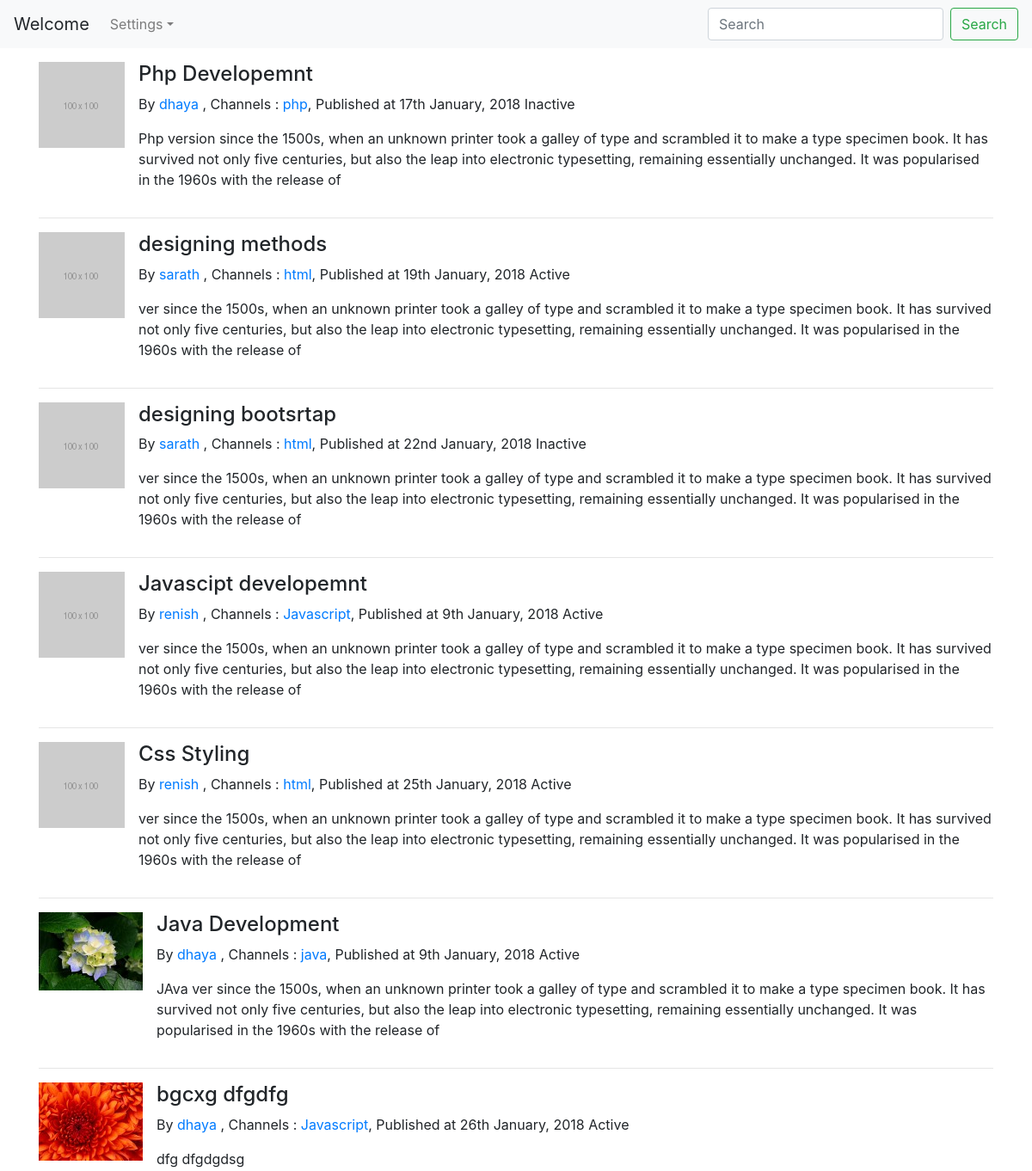
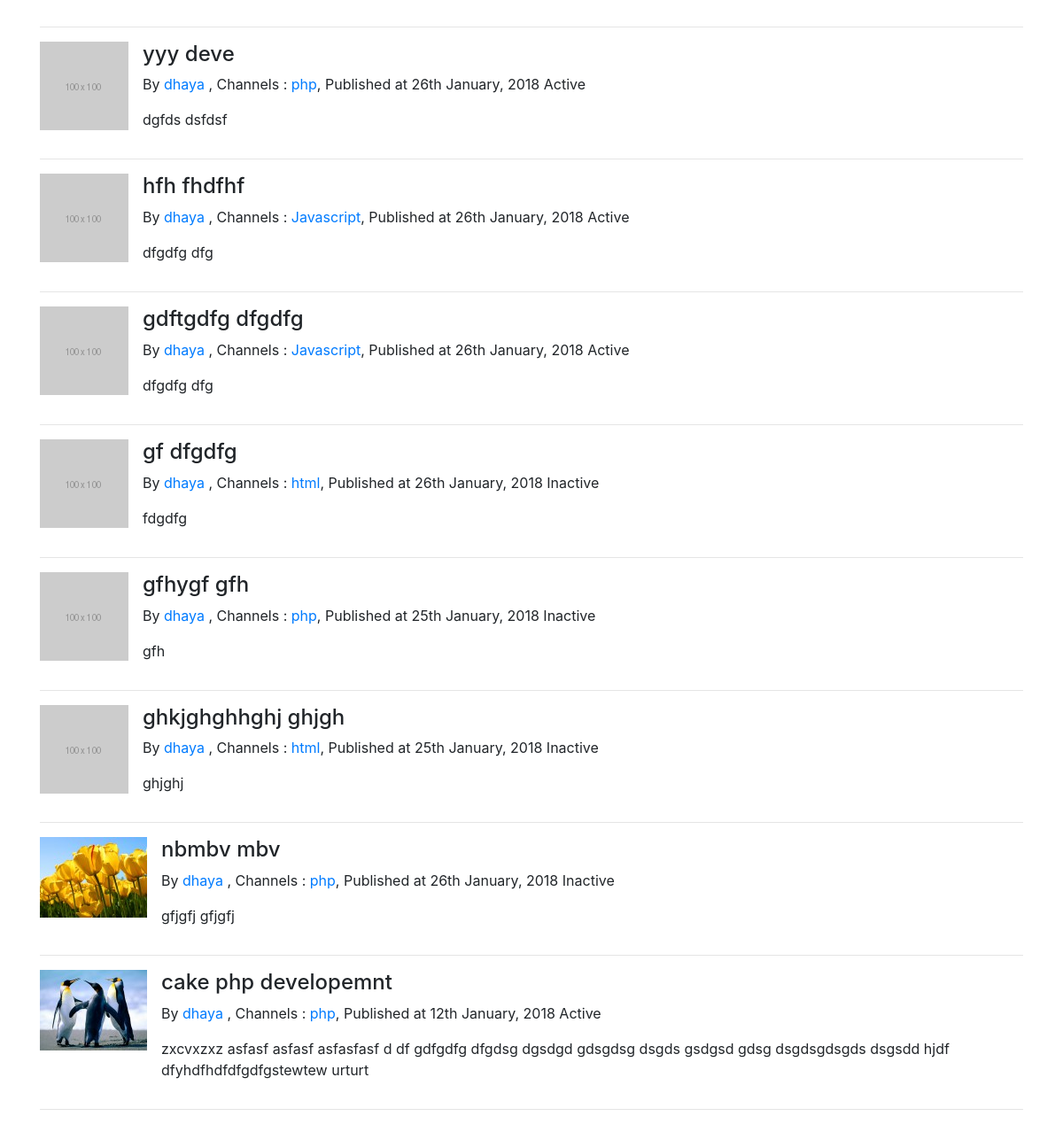
Screenshot of /index.php/admin with the database file from the repository (2 pictures, top to bottom).
### tables this page shows
CREATE TABLE `posts` (
  `id` int(11) NOT NULL,
  `title` text NOT NULL,
  `description` text NOT NULL,
  `channelid` int(11) NOT NULL,
  `userid` int(11) NOT NULL,
  `slug` text NOT NULL,
  `publishdate` datetime NOT NULL,
  `tags` text NOT NULL,
  `image` text NOT NULL,
  `status` tinyint(4) NOT NULL COMMENT '1 as active, 0 as inactive',
  `created_at` timestamp NOT NULL DEFAULT CURRENT_TIMESTAMP ON UPDATE CURRENT_TIMESTAMP
);

CREATE TABLE `users` (
  `id` int(11) NOT NULL,
  `name` varchar(60) NOT NULL,
  `email` text NOT NULL,
  `phone` text NOT NULL,
  `password` text NOT NULL,
  `usertype` smallint(6) NOT NULL COMMENT '1 as admin, 2 as user',
  `created_at` timestamp NOT NULL DEFAULT CURRENT_TIMESTAMP ON UPDATE CURRENT_TIMESTAMP
);

CREATE TABLE `channel` (
  `id` int(11) NOT NULL,
  `name` varchar(60) NOT NULL,
  `description` text NOT NULL,
  `status` tinyint(4) NOT NULL COMMENT '1 as active, 0 as inactive',
  `created_at` timestamp NOT NULL DEFAULT CURRENT_TIMESTAMP ON UPDATE CURRENT_TIMESTAMP
);

### application/views/admin/page.php (called while the page is built, shortened)
<?php
$this->load->view('layouts/header');
$this->load->view($page);
?>

### application/controllers/Admin.php (called while the page is built, shortened)
<?php
class Admin extends CI_Controller {
    public function index()
    {
        $data['posts'] = $this->admin_model->get_all_item('posts');
        $data["channel"] =array();
        if($data['posts']){
            foreach($data["posts"] as $val){
                $data["channel"][] = $this->users->get_one_item('channel','id',$val->channelid);
                $data["users"][] = $this->post->get_one_item('users','id',$val->userid);
            }
        }
        $data['page'] = 'posts/index';
        $this->load->view('admin/page', $data);
    }
}

### index.php (called while the page is built, shortened)
<?php
require_once BASEPATH.'core/CodeIgniter.php';

### application/models/Common.php (called while the page is built, shortened)
<?php
class Common extends CI_Model
{
    public function get_all_item($table)
    {
        $query = $this->db->get($table);
        $res=$query->result();
        return $res;
    }
    public function get_one_item($table,$field,$value)
    {
        return $this->db->get_where($table, array($field=>$value))->row();
    }
}

### application/views/posts/index.php (the view, shortened to what this page needs)
<div class="row">
      <div class="col postlist">
            <?php
            foreach ($posts as $key=>$post) {
            $dateObj =  date("jS F, Y", strtotime($post->publishdate));
            ?>
                <div class="media">
                    <div>
                        <img class="mr-3" src="<?php echo base_url();?>assets/blogpost/thumb/<?php echo $post->image ;?>" alt="Generic placeholder image">
                    </div>
                      <div class="media-body">
                            <h4 class="mt-0"><?php echo $post->title ;?></h4>
                            <p> By <a href="<?php echo base_url();?>posts/show/auther/<?php echo $users[$key]->id ;?>"><?php echo $users[$key]->name ;?> </a>,
                                Channels : <a href="<?php echo base_url();?>posts/show/channel/<?php echo $channel[$key]->id ;?>"><?php echo $channel[$key]->name ;?></a>,
                                Published at <?php echo $dateObj ;?>
                                <?php  echo ($post->status == 1) ? 'Active' : 'Inactive'; ?>
                            </p>
                            <p><?php echo $post->description ;?></p>
                      </div>
                </div>
                <hr>
            <?php } ?>
      </div>
</div>

### application/views/layouts/header.php (style rules this page uses)
body { min-height: 75rem; padding-top: 4.5rem; }

### rows the page displays
posts: image (placeholder picture), title "Php Developemnt", userid.name "dhaya", channelid.name "php", publishdate "17th January, 2018", status "Inactive", description "Php version since the 1500s, when an unknown printer took a galley of type and scrambled it to make a type specimen book. It has survived not only five centuries, but also the leap into electronic typesetting, remaining essentially unchanged. It was popularised in the 1960s with the release of"
posts: image (placeholder picture), title "designing methods", userid.name "sarath", channelid.name "html", publishdate "19th January, 2018", status "Active", description "ver since the 1500s, when an unknown printer took a galley of type and scrambled it to make a type specimen book. It has survived not only five centuries, but also the leap into electronic typesetting, remaining essentially unchanged. It was popularised in the 1960s with the release of"
posts: image (placeholder picture), title "designing bootsrtap", userid.name "sarath", channelid.name "html", publishdate "22nd January, 2018", status "Inactive", description "ver since the 1500s, when an unknown printer took a galley of type and scrambled it to make a type specimen book. It has survived not only five centuries, but also the leap into electronic typesetting, remaining essentially unchanged. It was popularised in the 1960s with the release of"
posts: image (placeholder picture), title "Javascipt developemnt", userid.name "renish", channelid.name "Javascript", publishdate "9th January, 2018", status "Active", description "ver since the 1500s, when an unknown printer took a galley of type and scrambled it to make a type specimen book. It has survived not only five centuries, but also the leap into electronic typesetting, remaining essentially unchanged. It was popularised in the 1960s with the release of"
posts: image (placeholder picture), title "Css Styling", userid.name "renish", channelid.name "html", publishdate "25th January, 2018", status "Active", description "ver since the 1500s, when an unknown printer took a galley of type and scrambled it to make a type specimen book. It has survived not only five centuries, but also the leap into electronic typesetting, remaining essentially unchanged. It was popularised in the 1960s with the release of"
posts: image (picture), title "Java Development", userid.name "dhaya", channelid.name "java", publishdate "9th January, 2018", status "Active", description "JAva ver since the 1500s, when an unknown printer took a galley of type and scrambled it to make a type specimen book. It has survived not only five centuries, but also the leap into electronic typesetting, remaining essentially unchanged. It was popularised in the 1960s with the release of"
posts: image (picture), title "bgcxg dfgdfg", userid.name "dhaya", channelid.name "Javascript", publishdate "26th January, 2018", status "Active", description "dfg dfgdgdsg"
posts: image (placeholder picture), title "yyy deve", userid.name "dhaya", channelid.name "php", publishdate "26th January, 2018", status "Active", description "dgfds dsfdsf"
posts: image (placeholder picture), title "hfh fhdfhf", userid.name "dhaya", channelid.name "Javascript", publishdate "26th January, 2018", status "Active", description "dfgdfg dfg"
posts: image (placeholder picture), title "gdftgdfg dfgdfg", userid.name "dhaya", channelid.name "Javascript", publishdate "26th January, 2018", status "Active", description "dfgdfg dfg"
posts: image (placeholder picture), title "gf dfgdfg", userid.name "dhaya", channelid.name "html", publishdate "26th January, 2018", status "Inactive", description "fdgdfg"
posts: image (placeholder picture), title "gfhygf gfh", userid.name "dhaya", channelid.name "php", publishdate "25th January, 2018", status "Inactive", description "gfh"
posts: image (placeholder picture), title "ghkjghghhghj ghjgh", userid.name "dhaya", channelid.name "html", publishdate "25th January, 2018", status "Inactive", description "ghjghj"
posts: image (picture), title "nbmbv mbv", userid.name "dhaya", channelid.name "php", publishdate "26th January, 2018", status "Inactive", description "gfjgfj gfjgfj"
posts: image (picture), title "cake php developemnt", userid.name "dhaya", channelid.name "php", publishdate "12th January, 2018", status "Active", description "zxcvxzxz asfasf asfasf asfasfasf d df gdfgdfg dfgdsg dgsdgd gdsgdsg dsgds gsdgsd gdsg dsgdsgdsgds dsgsdd hjdf dfyhdfhdfdfgdfgstewtew urturt"
